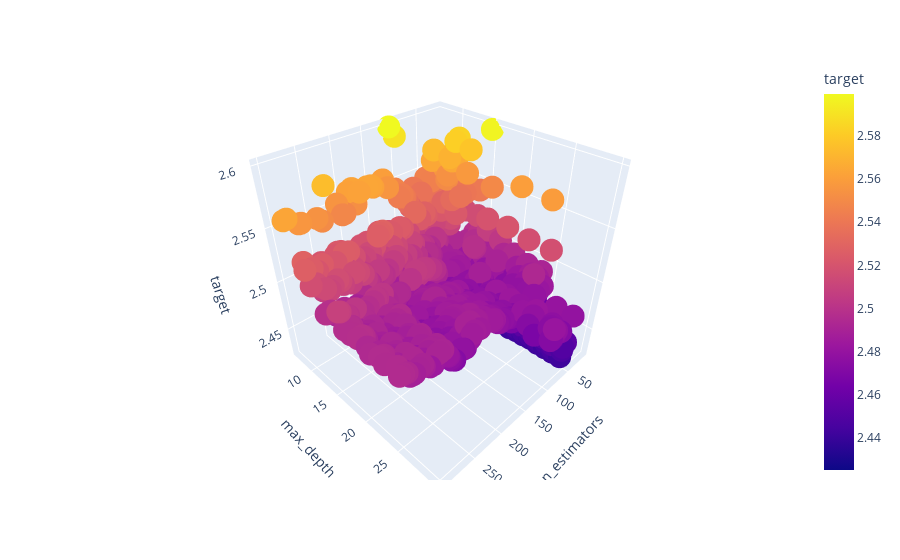

This figure's notebook cell:
### Code cell
px.scatter_3d(df1, x = "n_estimators", y = "max_depth", z = "target", color = "target")

### Figure 1 — Plotly figure (JSON) as saved in the notebook; plotly's stock layout.template omitted (floating-point values rounded to 4 significant figures; data arrays with more than 128 entries replaced by an {"elided": "..."} marker saying what was removed)
{"data": [{"hovertemplate": "n_estimators=%{x}<br>max_depth=%{y}<br>target=%{marker.color}<extra></extra>", "legendgroup": "", "marker": {"color": {"elided": "1210 float values"}, "coloraxis": "coloraxis", "symbol": "circle"}, "mode": "markers", "name": "", "scene": "scene", "showlegend": false, "type": "scatter3d", "x": {"elided": "1210 int values"}, "y": {"elided": "1210 int values"}, "z": {"elided": "1210 float values"}}], "layout": {"coloraxis": {"colorbar": {"title": {"text": "target"}}, "colorscale": [[0, "#0d0887"], [0.1111, "#46039f"], [0.2222, "#7201a8"], [0.3333, "#9c179e"], [0.4444, "#bd3786"], [0.5556, "#d8576b"], [0.6667, "#ed7953"], [0.7778, "#fb9f3a"], [0.8889, "#fdca26"], [1, "#f0f921"]]}, "legend": {"tracegroupgap": 0}, "margin": {"t": 60}, "scene": {"domain": {"x": [0, 1], "y": [0, 1]}, "xaxis": {"title": {"text": "n_estimators"}}, "yaxis": {"title": {"text": "max_depth"}}, "zaxis": {"title": {"text": "target"}}}}}
